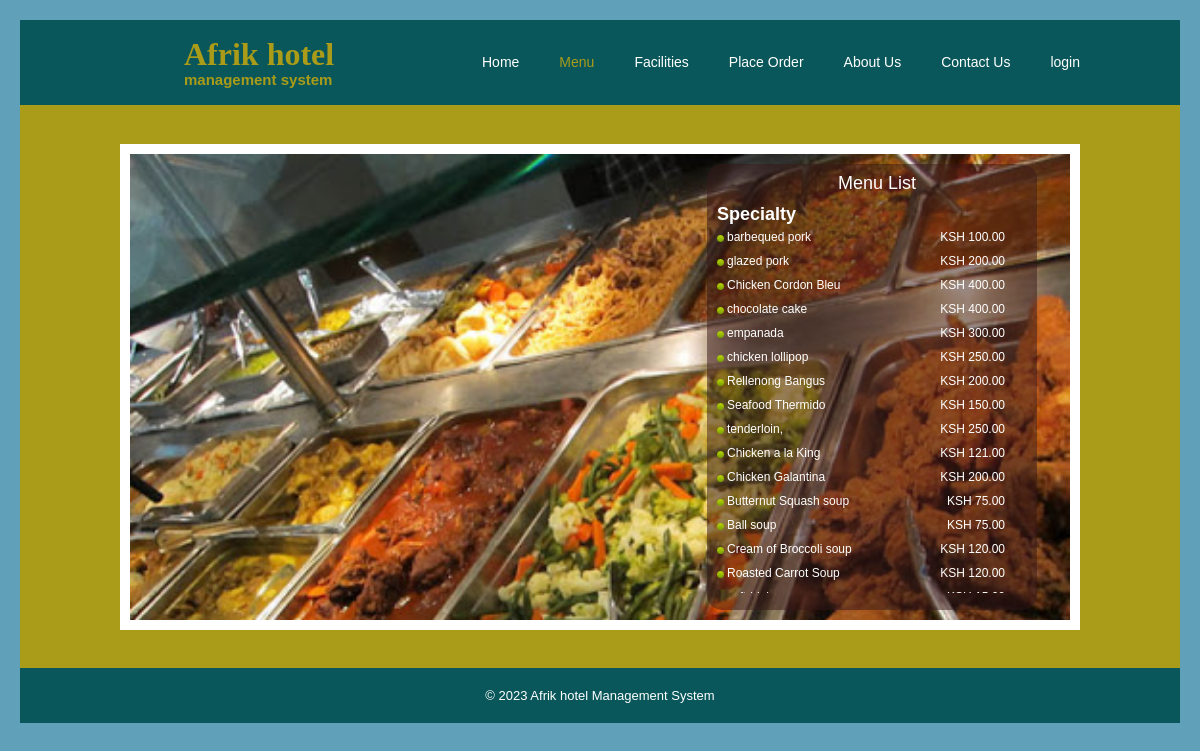
Page /menu.php on the committed database.
### tables this page shows
CREATE TABLE IF NOT EXISTS `menu` (
  `id` int(11) NOT NULL AUTO_INCREMENT,
  `mcat` varchar(100) NOT NULL,
  `scat` varchar(100) NOT NULL,
  `name` varchar(100) NOT NULL,
  `description` varchar(500) NOT NULL,
  `price` varchar(10) NOT NULL,
  `image` varchar(100) NOT NULL,
  PRIMARY KEY (`id`)
);

### menu.php (the view, shortened to what this page needs)
<?php
function formatMoney($number, $fractional=false) {
		if ($fractional) {
			$number = sprintf('%.2f', $number);
		}
		while (true) {
			$replaced = preg_replace('/(-?\d+)(\d\d\d)/', '$1,$2', $number);
			if ($replaced != $number) {
				$number = $replaced;
			} else {
				break;
			}
		}
		return $number;
	}
?>
<html>
<head>
<link href="css/style.css" media="screen" rel="stylesheet" type="text/css" />
<link href="admin/src/facebox.css" media="screen" rel="stylesheet" type="text/css" />
</head>
<body>
	<div class="row-top">
		<div class="main">
			<div class="wrapper">
			<h1><a href="">Afrik hotel <br><span style="font-family: arial; font-size: 15px;"> management system</span></a></h1>
				<nav>
				  <ul class="menu">
					<li><a href="index.php">Home</a></li>
					<li><a class="active" href="menu.php">Menu</a></li>
					<li><a href="functionhall.php">Facilities </a></li>
					<li><a href="reservation.php">Place Order</a></li>
                    <li><a href="about-us.php">About Us</a></li>
					<li><a href="contact.php">Contact Us</a></li>
					<li><a href="loginform.php">login</a></li>
				  </ul>
				</nav>
			</div>
		</div>
	</div>
	<div class="row-bot">
		<div class="row-bot-bg">
			<div class="maincon">
				<div class="slider-wrapper">
					<div class="slider">
						<div id="slidercon">
							<div id="title" style="text-align:center;font-size: 18px;">
								Menu List
							</div>
							<div id="about" style="overflow: scroll; height: 390px;">
								<ul class="price-list p2">
									<strong style="font-size: 18px;">Specialty</strong>
									<?php
										include('connect.php');
										$id='specialty';
										$result = $db->prepare("SELECT * FROM menu WHERE mcat= :mmm");
										$result->bindParam(':mmm', $id);
										$result->execute();
										for($i=0; $row = $result->fetch(); $i++){
									?>
									<li><span>KSH <?php $dsds=$row['price'];
									echo formatMoney($dsds, true);
									?></span><a rel="facebox" href="menudetails.php?id=<?php echo $row['id']; ?>"><?php echo $row['name']; ?></a></li>
									<?php
										}
									?>
								</ul>
							</div>
						</div>
					</div>
				</div>
			</div>
		</div>
	</div>
	<div id="footer">&copy; 2023 Afrik hotel Management System</div>
</body>

### css/style.css (style rules this page uses)
body { background-image: url('bg.jpg'); background-repeat: no-repeat; background-size: cover; font-size: 12px; font-family: arial; margin: 10; padding: 10; }
.row-top { background: none repeat scroll 0 0 #09575a; padding: 10px 0; width: 100%; }
.main { font-size: 13px; line-height: 25px; margin: 0 auto; padding: 0; width: 960px; }
.wrapper { overflow: hidden; width: 100%; }
h1 { float: left; padding: 0 0 0 10px; width: 230px; margin: 0; height: 30px; font-family: myFirstFont; padding: 15px 0; vertical-align:top; background: url("../images/logo.png") no-repeat scroll 0 -2px rgba(0, 0, 0, 0); padding-left: 64px; padding-top: 8px; padding-bottom: 23px; margin-top: 4px; }
h1 a { text-decoration: none; font-size: 32px; color: #aa9b18; }
.menu { float: right; padding: 20px 0 0 0; }
ol, ul { list-style: none outside none; margin: 0; }
.menu li { float: left; padding-left: 40px; }
.menu li a.active, .menu > li > a:hover { color: #aa9b18; }
.menu li a { color: #FFFFFF; font-size: 14px; line-height: 18px; padding: 0; }
.menu li a, .list-1 li a, .link, .button-1, .button-2, h1 a { text-decoration: none; }
a { outline: medium none; }
.row-bot { background: url("../images/row-bot-tail.gif") repeat-x scroll center top rgba(0, 0, 0, 0); width: 100%; height: 563px; background: none repeat scroll 0 0 #09575a; }
.row-bot-bg { background: url("../images/main.jpg") no-repeat scroll center top rgba(0, 0, 0, 0); height: 563px; width: 100%; }
.maincon { font-size: 13px; line-height: 25px; margin: 0 auto; padding: 0; width: 960px; padding-top: 39px; }
.slider-wrapper { background: none repeat scroll 0 0 #FFFFFF; height: 466px; overflow: hidden; padding: 10px; width: 940px; }
.slider { height: 466px; width: 940px; background-image: url("../images/sss.jpg"); background-repeat: no-repeat; background-size: cover; }
#footer { padding: 20px; text-align: center; color: #FFFFFF; font-size: 13px; background: none repeat scroll 0 0 #09575a; }
#slidercon { float:right; border-radius: 15px; width: 330px; margin-right: 33px; background: rgba(54, 25, 25, .5); margin-top: 10px; height: 446px; }
#title { color: #FFFFFF; font-family: Arial,sans-serif !important; font-size: 18px; font-weight: 300; padding-top: 7px; padding-left: 10px; padding-bottom: 7px; }
#about { margin-left: 10px; margin-bottom: 10px; width: 308px; height: 300px; color: #FFFFFF; font-size: 12px; line-height: 22px; }
.p2 { margin-bottom: 15px; padding: 0; }
ol, ul { list-style: none outside none; }
.price-list li { background: url("../images/marker-2.png") no-repeat scroll 0 10px rgba(0, 0, 0, 0); line-height: 18px; overflow: hidden; padding: 3px 0 3px 10px; vertical-align: top; color: #FFFFFF; }
.price-list span { color: #FFFFFF; float: right; padding-right: 20px; }
.price-list a { color: #FFFFFF; float: left; text-decoration: none; }

### rows in the picture
menu: price "100.00", name "barbequed pork"
menu: price "200.00", name "glazed pork"
menu: price "400.00", name "Chicken Cordon Bleu"
menu: price "400.00", name "chocolate cake"
menu: price "300.00", name "empanada"
menu: price "250.00", name "chicken lollipop"
menu: price "200.00", name "Rellenong Bangus"
menu: price "150.00", name "Seafood Thermido"
menu: price "250.00", name "tenderloin,"
menu: price "121.00", name "Chicken a la King"
menu: price "200.00", name "Chicken Galantina"
menu: price "75.00", name "Butternut Squash soup"
menu: price "75.00", name "Ball soup"
menu: price "120.00", name "Cream of Broccoli soup"
menu: price "120.00", name "Roasted Carrot Soup"
